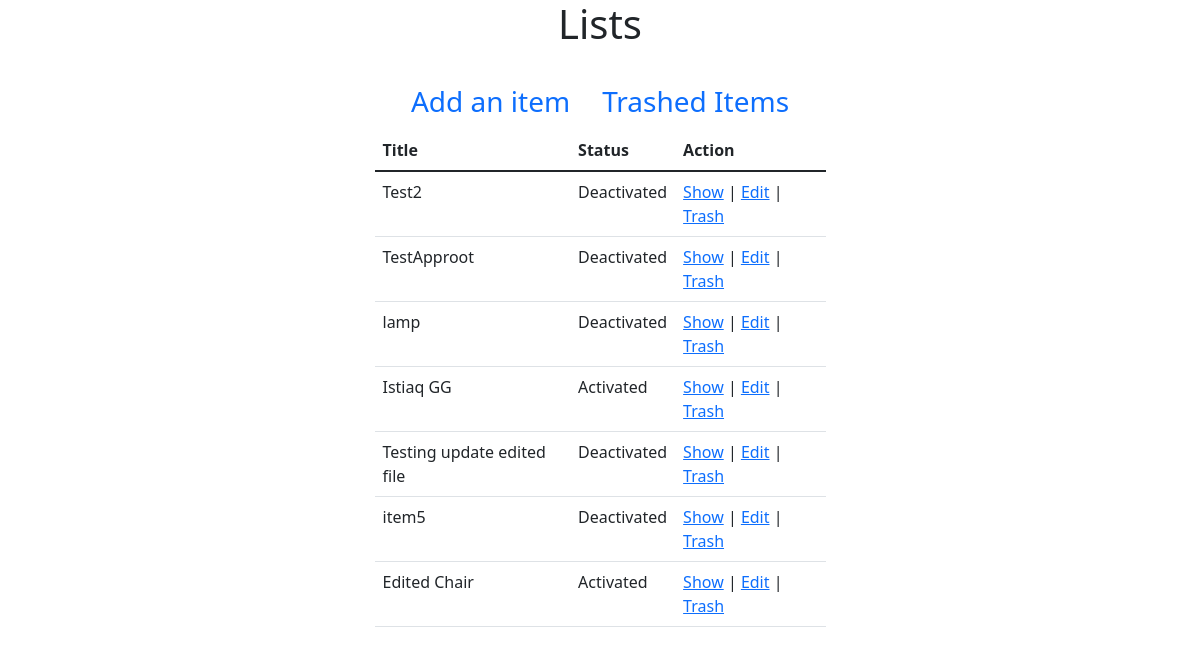
Before: /admin/Products/index.php with the older database file.
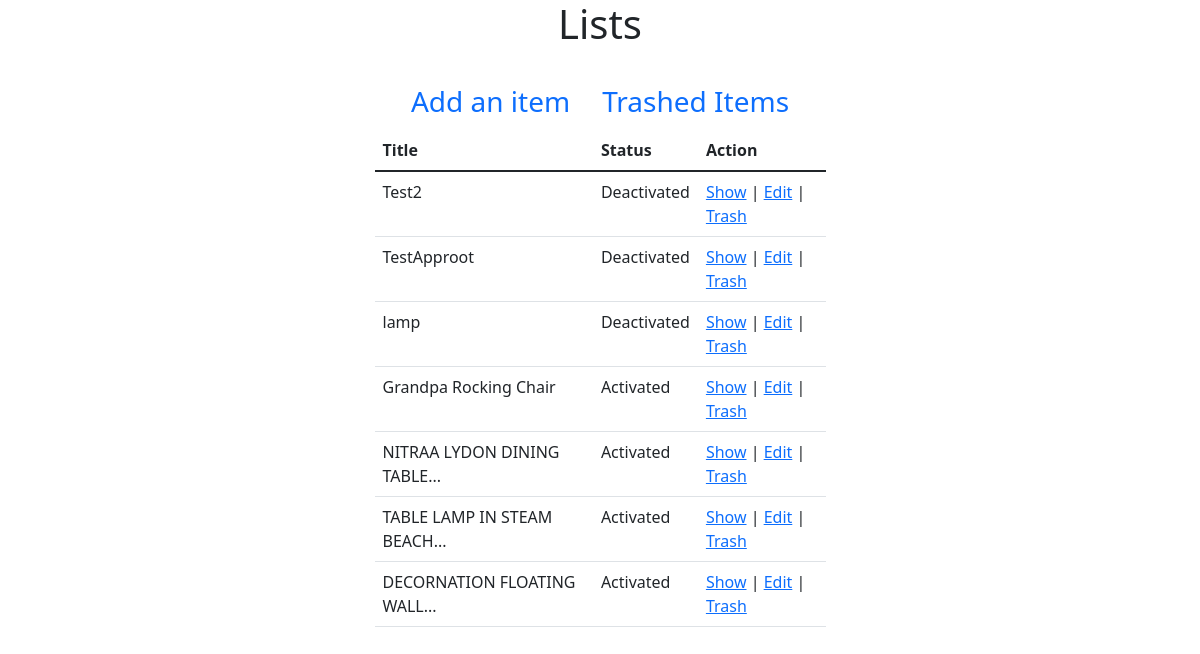
After: the same page with the newer database file.
### tables this page shows
CREATE TABLE `product` (
  `id` int(11) NOT NULL,
  `title` varchar(255) NOT NULL,
  `price` int(10) NOT NULL,
  `created_at` datetime NOT NULL DEFAULT CURRENT_TIMESTAMP,
  `modified_at` datetime NOT NULL DEFAULT CURRENT_TIMESTAMP,
  `is_deleted` tinyint(4) NOT NULL DEFAULT '0',
  `picture` varchar(255) DEFAULT NULL,
  `is_active` tinyint(4) NOT NULL DEFAULT '0'
);

### src/Product.php (called while the page is built, shortened)
<?php
class Product{
    public $conn = null;
    public function __construct()
    {
        $this->conn = new PDO("mysql:host=localhost;dbname=ecommerce",
            'root', '');
        $this->conn->setAttribute(PDO::ATTR_ERRMODE,
            PDO::ERRMODE_EXCEPTION);
    }
    public function index(){
        $query = "SELECT * FROM `product` WHERE is_deleted = 0";
        $stmt = $this->conn->prepare($query);
        $result = $stmt->execute();
        $products = $stmt->fetchAll();
        return $products;
    }
}
?>

### admin/Products/index.php (the view, shortened to what this page needs)
<?php
$_product = new Product();
$products = $_product->index();
?>
<!doctype html>
<html lang="en">
<head>
    <link href="https://cdn.jsdelivr.net/npm/bootstrap@5.1.3/dist/css/bootstrap.min.css" rel="stylesheet">
</head>
<body>
<section>
    <div class="container">
        <div class="row justify-content-center">
            <div class="col-md-5">
                <h1 class="text-center mb-4">Lists</h1>
                <ul class="nav justify-content-center fs-3">
                    <li class="nav-item">
                        <a class="nav-link active" aria-current="page" href="create.php">
                            Add an item
                        </a>
                    </li>
                    <li class="nav-item">
                        <a class="nav-link" href="trash_index.php">Trashed Items</a>
                    </li>
                </ul>
                <table class="table">
                    <thead>
                    <tr>
                        <th scope="col">Title</th>
                        <th scope="col">Status</th>
                        <th scope="col">Action</th>
                    </tr>
                    </thead>
                    <tbody>
                    <?php
                    if (count($products) > 0):
                    foreach ($products as $product):
                    ?>
                    <tr>
                        <td><?= $product['title']?></td>
                        <td><?= $product['is_active'] ? 'Activated' : 'Deactivated'?></td>
                        <td><a href="show.php?id=<?=$product['id'];?>">Show</a>
                            |
                            <a href="edit.php?id=<?=$product['id'];?>">Edit</a>
                            |
                            <a href="trash.php?id=<?=$product['id'];?>"
                               onclick="return confirm('Are you sure you want to trash?')">
                                Trash
                            </a>
                        </td>
                    </tr>
                    <?php
                    endforeach;
                    endif;
                    ?>
                    </tbody>
                </table>
            </div>
        </div>
    </div>
</section>
</body>
</html>

Changed rows visible on the page:
changed product: title "Istiaq GG" → "Grandpa Rocking Chair"
changed product: title "Testing update edited file" → "NITRAA LYDON DINING TABLE..."; is_active "Deactivated" → "Activated"
changed product: title "item5" → "TABLE LAMP IN STEAM BEACH..."; is_active "Deactivated" → "Activated"
changed product: title "Edited Chair" → "DECORNATION FLOATING WALL..."
